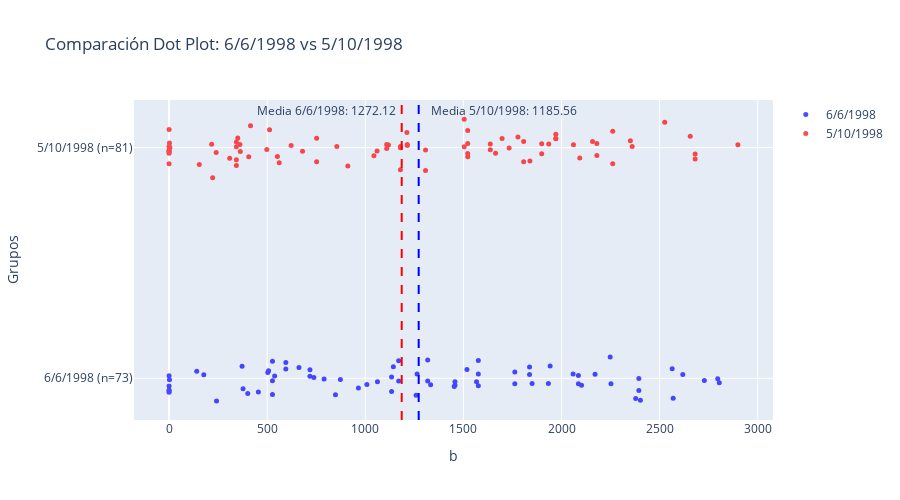

This figure's notebook cell:
### Markdown cell above
### 3.4  Dot Plots

### Code cell
visualization.plot_interactive_dot_comparison(datos_imputados, column='b', group1='6/6/1998', group2='5/10/1998', group_column='Date')
